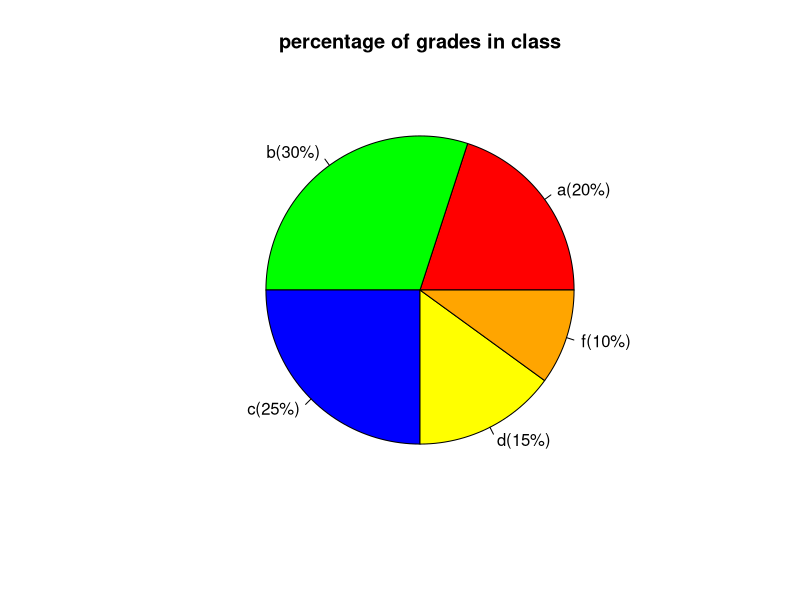

Reproduce this figure in R.
grades<-c(a=20,b=30,c=25,d=15,f=10)
colors<-c("red","green","blue","yellow","orange")

pie(grades,labels=paste(names(grades),"(",grades,"%)",sep=""),col=colors,main="percentage of grades in class")
